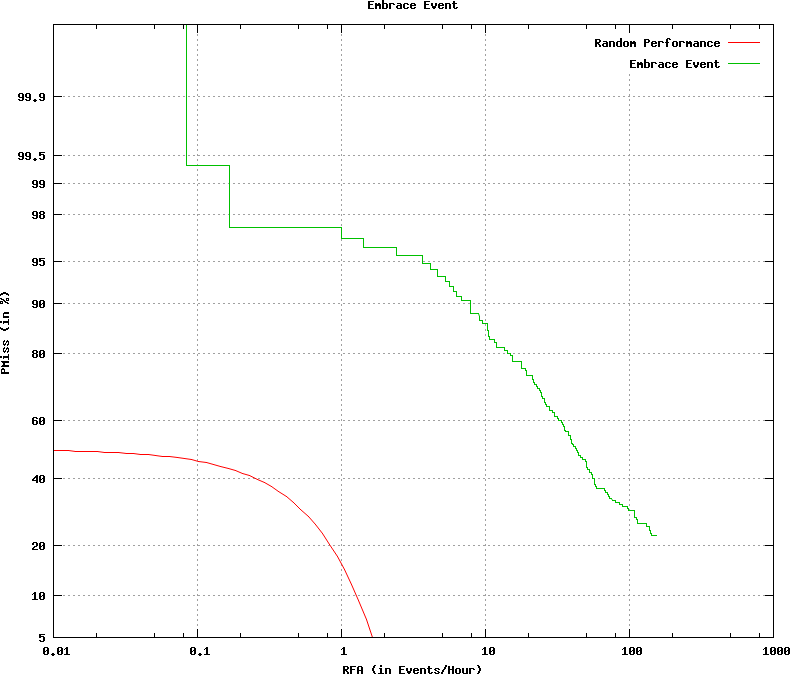

gnuplot code for this plot:
set terminal postscript color
set noxzeroaxis
set noyzeroaxis
### Using xScale = log
### Using yScale = nd
set style fill  transparent solid 0.10 noborder
### keyLoc=top keySpacing=0.7 keyFontFace=medium keyFontSize=
set key top samplen 1 spacing 0.7  font "medium,"
set size ratio 0.85
set title 'Embrace Event'
set grid
set pointsize 3
set ylabel 'PMiss (in %)'
set xlabel 'RFA (in Events/Hour)'

set xtics 
set logscale x
set noytics
set ytics ('5' -1.6449, '10' -1.2816, '20' -0.8416, '40' -0.2533, '60' 0.2533, '80' 0.8416, '90' 1.2816, '95' 1.6449, '98' 2.0537, '99' 2.3263, '99.5' 2.5758, '99.9' 3.0902)
plot [0.01:1000] [-1.64485362793551:3.7190172740417] \
  -x title 'Random Performance' with lines lc 1,\
    'test.det.Embrace_Event.dat.1' using 5:2 title 'Embrace Event' with  lines  lc 2
